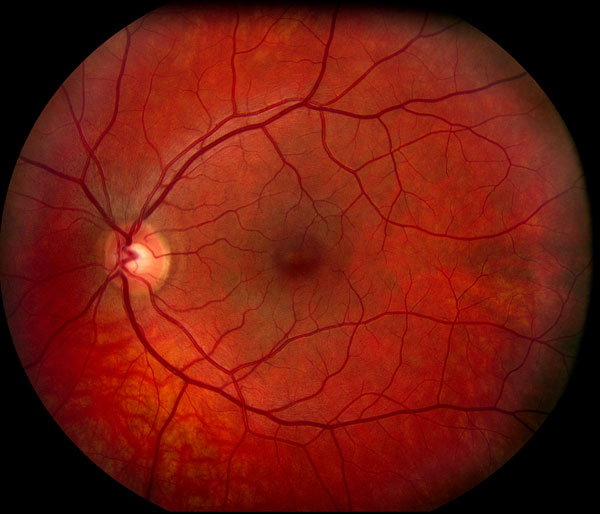
#> input picture data/assorted-samples/fundus_img1.jpg, 600 x 514 px
$ python main.py   (Python 2 division)
#> lines starting #> are read from the running program, lines starting #| are printed output that depends on the picture; after the words box and inside, x2 and y2 are one past the last pixel; in counts of white or black regions, pixels touching at a corner belong together
### utils.py
""" The utils module provides some basic pre-processing operations over fundus
    images.
"""
import numpy as np
from skimage.filters import threshold_otsu
from skimage.measure import label
from skimage import img_as_bool, img_as_ubyte
from scipy.ndimage.morphology import binary_fill_holes
import ConfigParser


def parse_init_file(filename):
    """Read the initialization parameters file

    Parameters
    ----------
    filename : string
        path of ini file with initialization parameters

    Returns
    -------
    params : dictionary
        Dictionary of parameter values

    Example
    -------
    >>>params = parse_init_file('dridb.ini')

    """
#> called with filename = 'dridb.ini'
    parser = ConfigParser.ConfigParser()
    parser.read(filename)
    params = dict(parser._sections)
    for k in params:
        params[k] = dict(parser._defaults, **params[k])
        params[k].pop('__name__', None)
    return params


def get_fundus_mask(img_in, threshold=None):
    """Obtain the Fundus mask of an image.

    This function takes a fundus image as the first argument and an optional
    threshold argument and computes the fundus mask of the input image.

    Parameters
    ----------
    img_in : Numpy array
        Input fundus image.
    threshold : float, optional
        Threshold for binarisation. If not provided,
        Otsu's threshold is computed and used. Default value is None.

    Returns
    -------
    mask : Numpy array.
        Binary fundus mask

    Example
    -------
    >>>mask = getfundusmask(img_in, threshold=10)

    """
    if len(img_in.shape) == 3:  # if the image is color take the green channel.
        img_in = img_in[:, :, 1]
    img_in = img_as_ubyte(img_in)
    if threshold is None:  # If the threshold is not provided, find the global otsu's threshold.
        threshold = threshold_otsu(img_in)
    mask = img_in > threshold  # Threshold the image.
    mask, num = label(mask, return_num=True)  # Obtain the label image.
    area = np.zeros(num)
    for i in range(num):
        area[i] = len(np.where(mask == i)[1])  # Regionprops is not needed.
        #  Area of each connected component is obtained in a simple loop.
    label_keep = np.argmax(area)
    mask[np.where(mask != label_keep)] = 0  # Keep only the component with the maximum area.
    mask = mask > 0  # Binarise the image.
    mask = binary_fill_holes(mask)  # Fill holes.
    mask = img_as_bool(mask)
    return mask

### motion.py
from skimage.transform import rotate
from skimage import img_as_ubyte, img_as_float
from skimage import exposure
import numpy as np
from random import randint
def get_rotational_gmp(img_in, coalesce_type="MAX", angle_min=-5, angle_step=1, angle_max=6, pivot=(-1,-1)):
    """This function creates a rotational GMP of an input image.

       get_gmp takes an input image alongwith a set of parameters and
       computes the rotational GMP and returns it.

       Parameters
       -----------
       img_in : numpy array
                img_in is the input image
       coalesce_type : string
                Specifies the coalescing function for gmp.
                Accepts, "MAX", "MIN" and "MEAN". Defaul is "MAX"
       angle_min : float
                Specifies the minimum rotation angle in degrees.
                Default is -5.
       angle_step : float
                Specifies the step angle in degrees for gmp.
                Default is 1.
       angle_max : float
                Specifies the maximum angle in degrees for gmp.
                Default is 1.
       pivot : tuple
              Specifies the center of rotation. Default is (-1,-1)
              meaning the center of the image.

     Returns
     --------
      gmp_out : numpy array.
                Output GMP image.

     Examples
     ---------
      >>>gmp = get_gmp(img_in, coalesce_type="MEAN", angle_min=-5, angle_step=1, angle_max=5, pivot=(25,55))
    """
    if len(img_in.shape)==3:  #If the image is color, take green channel.
        img_in = img_in[:,:,2]
    img_in = img_as_float(img_in)
    gmp_out = np.zeros(img_in.shape)
    temp_img = np.zeros(img_in.shape)
    if pivot == (-1,-1):
        pivot = (np.ceil(img_in.shape[0]/2), np.ceil(img_in.shape[1]/2))
    counter = 0
    for i in range(angle_min, angle_max, angle_step):
        temp_img = rotate(img_in, i, center=pivot)
        counter = counter + 1
        if not gmp_out.any():
            gmp_out = temp_img
        elif coalesce_type is "MAX":
            gmp_out = np.maximum.reduce([gmp_out, temp_img])
        elif coalesce_type is "MIN":
            gmp_out = np.minimum.reduce([gmp_out,temp_img])
        elif coalesce_type is "MEAN":
            gmp_out = (gmp_out * (counter - 1) + temp_img)/counter
    gmp_out = img_as_ubyte(gmp_out)
    return gmp_out

def get_interference_variance(img_in, num_pivots=100, coalesce_type="MAX", angle_min=-5, angle_step=1, angle_max=5):
    """ This function returns the interference and variance maps

        This function takes a single channel image and computes the interference
        and variance maps based on parameters provided.

        Parameters
        -----------
        img_in : Numpy array
                 Input image. Must be single channel.
        num_pivots : integer.
                     Number of pivot points (Randomly chosen).
                     Default value is 100.
        coalesce_type : string.
                     Coalescing function used to create the GMP.
                     Default value is "MAX"
        angle_min : float
                    Minimum angle for rotation in degrees.
                    Default value is -5.
        angle_step : float
                    Step angle for rotation in degrees.
                    Default value is 1.
        angle_max : float
                    Maximum angle for rotation in degrees.
                    Default value is 5.

        Returns
        --------
        A Dictionary with following keys:
         'interferencemap' :  Computed interference map, ubyte.
         'variancemap' :  Computed variance map, ubyte.
       """

    if len(img_in.shape)==3:
        img_in = img_in[:,:,2]
    int_out = np.zeros(img_in.shape)
    var_out = np.zeros(img_in.shape + (num_pivots,))
    img_in = img_as_float(img_in)
    for i in range(1,num_pivots+1):
        pivot = (randint(0,img_in.shape[0]-1), randint(0,img_in.shape[1]-1))
        temp_gmp = get_rotational_gmp(img_in, coalesce_type, angle_min, angle_step, angle_max, pivot)
        int_out = int_out + img_as_float(temp_gmp)
        var_out[:,:,i-1] = img_as_float(temp_gmp)
    int_out = exposure.rescale_intensity(int_out)
    int_out = img_as_ubyte(int_out)
    var_out = np.var(var_out, axis=2)
    var_out = exposure.rescale_intensity(var_out)
    var_out = img_as_ubyte(var_out)
    return {'interferencemap':int_out, 'variancemap':var_out}


### main.py
from utils import *
from motion import *
from skimage import io
import matplotlib.pyplot as plt
if __name__ == '__main__':
    #test code for ini file parser
    init_file = 'dridb.ini'
    params = parse_init_file(init_file)
    print 'read init file'
    print params
    #test code for get_fundus_mask()
    img_in = io.imread('./data/assorted-samples/fundus_img1.jpg')
#> img_in is the input picture: shape (514, 600, 3); mean R, G, B 113.3, 26.7, 14.7
    mask = get_fundus_mask(img_in, threshold=10)  #Test with optional argument.
#> in get_fundus_mask, `mask = img_in > threshold`: mask: shape (514, 600) bool; 67.7% white; 489 black regions (459 under 20 px), largest, box (x1, y1, x2, y2) and area: (0, 0, 600, 514) 95194, (380, 214, 533, 241) 341, (40, 161, 102, 211) 318
#> in get_fundus_mask, `mask, num = label(mask, return_num=True)`:
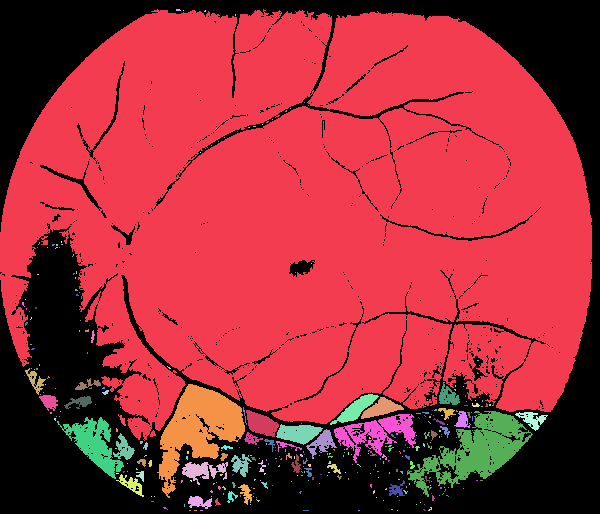
#> mask: shape (514, 600) int32; 332 distinct labels, from 0 to 331; one colour per label, 0 black
#> in get_fundus_mask, `mask, num = label(mask, return_num=True)`: num = 331
#> after the loop in get_fundus_mask, `for i in range(num):`: area = 331 values, max 189570 at index 1, min 1 at index 3, mean 931.7
#> in get_fundus_mask, `label_keep = np.argmax(area)`: label_keep = 1
#> in get_fundus_mask, `mask[np.where(mask != label_keep)] = 0`:
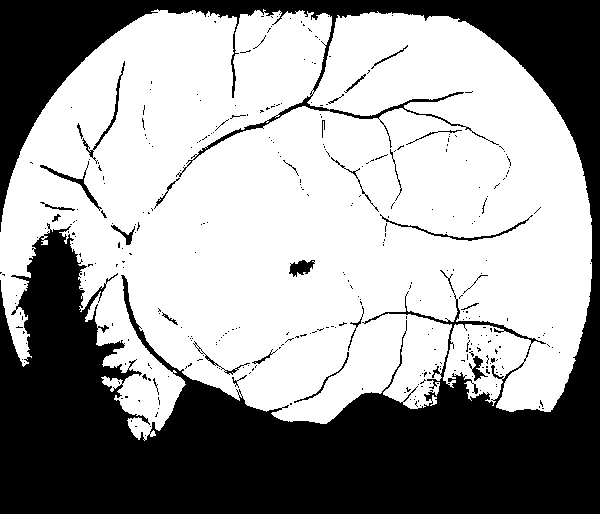
#> mask: shape (514, 600) int32; values 0 (black) and 1 (white), 61.5% white; 356 black regions (328 under 20 px), largest, box (x1, y1, x2, y2) and area: (0, 0, 600, 514) 114968, (380, 214, 533, 241) 341, (40, 161, 102, 211) 318
#> in get_fundus_mask, `mask = binary_fill_holes(mask)`:
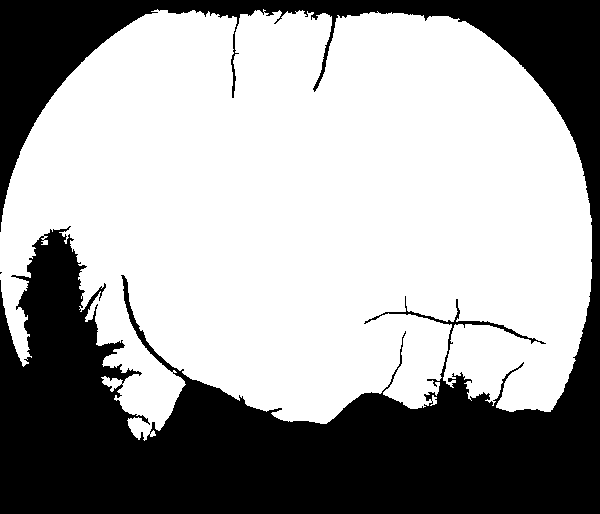
#> mask: shape (514, 600) bool; 63.3% white; 2 black regions (1 under 20 px), largest, box (x1, y1, x2, y2) and area: (0, 0, 600, 514) 113317
    mask = get_fundus_mask(img_in)  #Test without optional.
#> in get_fundus_mask (call 2), `threshold = threshold_otsu(img_in)`: threshold = 25
#> in get_fundus_mask (call 2), `mask = img_in > threshold`: mask: shape (514, 600) bool; 52.6% white; 650 black regions (632 under 20 px), largest, box (x1, y1, x2, y2) and area: (0, 0, 600, 514) 143553, (129, 67, 165, 153) 207, (184, 66, 213, 113) 127
#> in get_fundus_mask (call 2), `mask, num = label(mask, return_num=True)`:
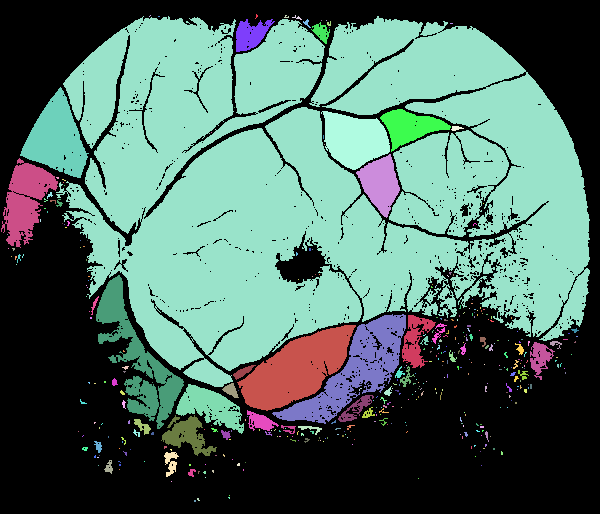
#> mask: shape (514, 600) int32; 405 distinct labels, from 0 to 404; one colour per label, 0 black
#> in get_fundus_mask (call 2), `mask, num = label(mask, return_num=True)`: num = 404
#> after the loop in get_fundus_mask (call 2), `for i in range(num):`: area = 404 values, max 146327 at index 0, min 1 at index 9, mean 763.4
#> in get_fundus_mask (call 2), `label_keep = np.argmax(area)`: label_keep = 0
#> in get_fundus_mask (call 2), `mask[np.where(mask != label_keep)] = 0`: mask: shape (514, 600) int32; every value is 0
#> in get_fundus_mask (call 2), `mask = mask > 0`: mask: shape (514, 600) bool; every value is 0
    print "get_fundus_mask() successfully tested."
    #test code for get_gmp()
    gmp = get_rotational_gmp(img_in, coalesce_type="MAX", angle_min=0, angle_step=1, angle_max=180)
#> after the loop in get_rotational_gmp, `for i in range(angle_min, angle_max, angle_step):`:
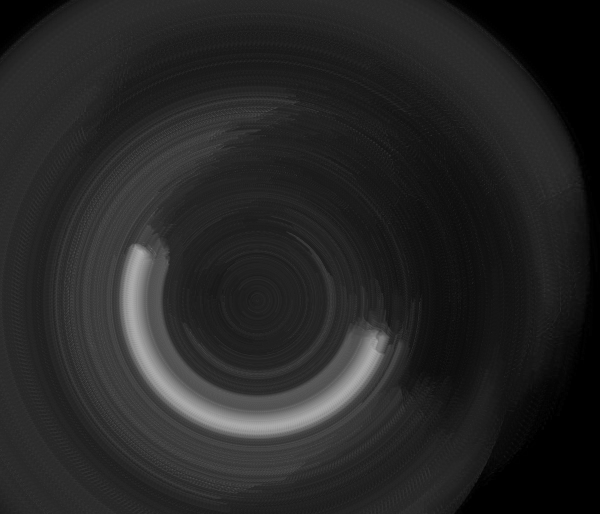
#> gmp_out: shape (514, 600) float64; min 0, max 0.675, mean 0.15
#> after the loop in get_rotational_gmp, `for i in range(angle_min, angle_max, angle_step):`: counter = 180
    io.imshow(gmp)
    plt.show()
    print "get_gmp() successfully tested."
    #test code for get_int_var()
    int_var_dict = get_interference_variance(img_in, num_pivots=10, coalesce_type="MAX", angle_min=-5, angle_step=1, angle_max=6)
#> the loop in get_interference_variance, `for i in range(1,num_pivots+1):` made 10 passes
#> pass 1, in get_interference_variance, `temp_gmp = get_rotational_gmp(img_in, coalesce_type, angle_min, angle_..`:
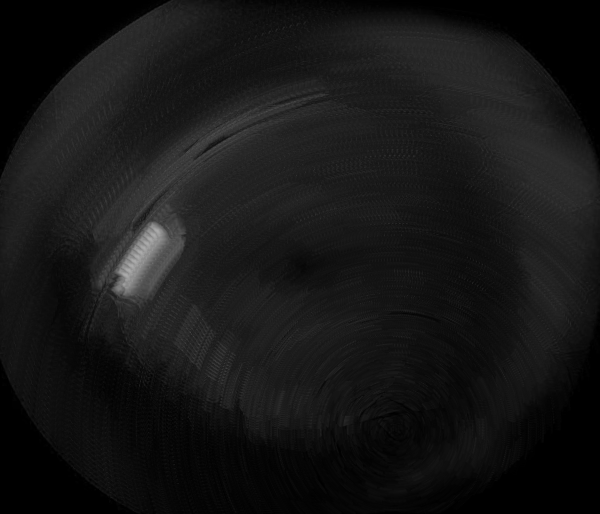
#> temp_gmp: shape (514, 600); min 0, max 172, mean 22.1
#> in get_interference_variance, `var_out = np.var(var_out, axis=2)`:
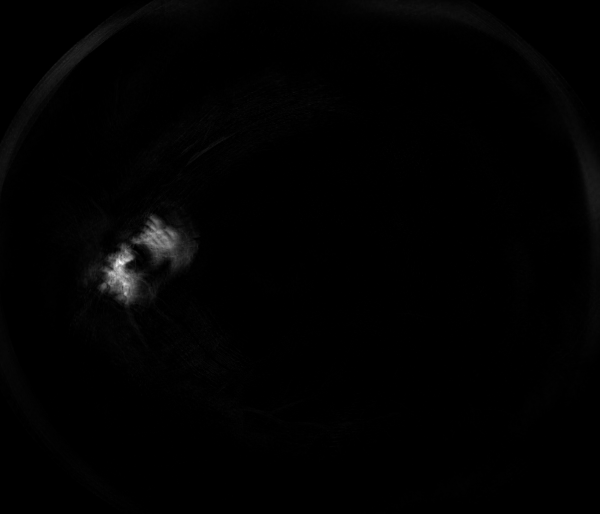
#> var_out: shape (514, 600) float64; min 0, max 0.044, mean 0.000411; drawn with min black and max white
#> int_var_dict = 2 items
    io.imshow(int_var_dict['interferencemap'])
    plt.show()
    io.imshow(int_var_dict['variancemap'])
    plt.show()
    print "get_int_var() successfully tested."
